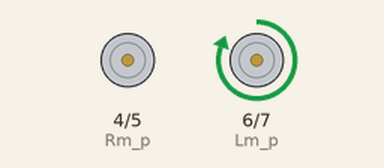
Recording of a sketch running on a simulated Arduino Uno, built with avr-gcc and run on an emulated ATmega328P. On the bench: motor-driver pin pairs drawn as motors (green arrow = first pin HIGH = forward, orange = second pin HIGH = backward, longer = more drive, scaled by the enable pin). What the sketch prints to the serial monitor is not drawn.

Above: at 1.0 s.
At 3.0 s:
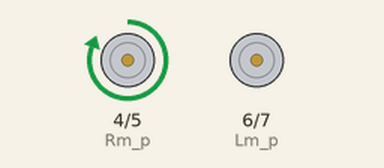
At 5.0 s:
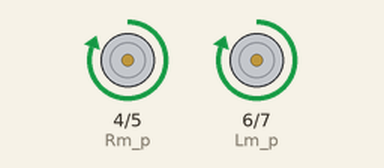
At 9.0 s:
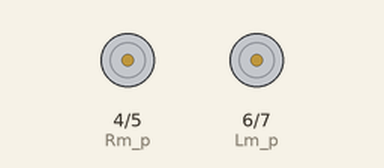
Timing chart, 0 to 13.0 s (numbered marks = the images above):
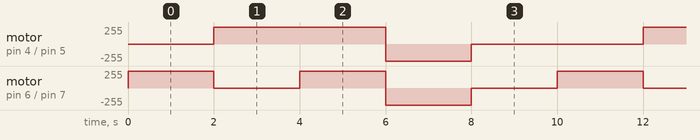

The sketch:

Motor_Controlled_Code.ino
```cpp
#define En_right 2
#define En_left 3

#define Rm_p 4         // assign motor pins to arduino
#define Rm_n 5
#define Lm_p 6
#define Lm_n 7

//int in_40=LOW;
//int in_38=LOW;
//int in_36=LOW;


void setup() {


  pinMode(Rm_p,OUTPUT);
  pinMode(Rm_n,OUTPUT);
  pinMode(Lm_p,OUTPUT);
  pinMode(Lm_n,OUTPUT);
  pinMode(En_right,OUTPUT);
  pinMode(En_left,OUTPUT);

  digitalWrite(En_right,LOW);
  digitalWrite(En_left,LOW);

  Serial.begin(9600);
  Serial.println("Motor test!");

}

void loop() {
  // put your main code here, to run repeatedly:

        //RIGHT   //001

      Serial.print("right");
      digitalWrite(En_right,LOW);
      digitalWrite(En_left,HIGH);

      digitalWrite(Lm_p,HIGH);
      digitalWrite(Lm_n,LOW);

      delay(2000);


                            //LEFT   //100
      Serial.print("Left");
      digitalWrite(En_right,HIGH);
      digitalWrite(En_left,LOW);

      digitalWrite(Rm_p,HIGH);
      digitalWrite(Rm_n,LOW);
      delay(2000);


            //FORWARD    //101

      Serial.print("front");

      digitalWrite(En_right,HIGH);
      digitalWrite(En_left,HIGH);

      digitalWrite(Rm_p,HIGH);
      digitalWrite(Rm_n,LOW);

      digitalWrite(Lm_p,HIGH);
      digitalWrite(Lm_n,LOW);

       delay(2000);

        //BACKWARD   //010


      Serial.print("back");
      digitalWrite(En_right,HIGH);
      digitalWrite(En_left,HIGH);

      digitalWrite(Rm_p,LOW);
      digitalWrite(Rm_n,HIGH);

      digitalWrite(Lm_p,LOW);
      digitalWrite(Lm_n,HIGH);

     delay(2000);

                             //STOP
      Serial.print("back");
      digitalWrite(En_right,LOW);
      digitalWrite(En_left,LOW);

  delay(2000);

}
```

Measured:
- by itself, motor on pin 4 (Rm_p) / pin 5 (Rm_n): repeats every 10.0 s: backward 255/255 2.0 s, stopped 4.0 s, forward 255/255 4.0 s
- by itself, motor on pin 6 (Lm_p) / pin 7 (Lm_n): repeats every 10.0 s: stopped 2.0 s, forward 255/255 2.0 s, backward 255/255 2.0 s, stopped 2.0 s, forward 255/255 2.0 s
